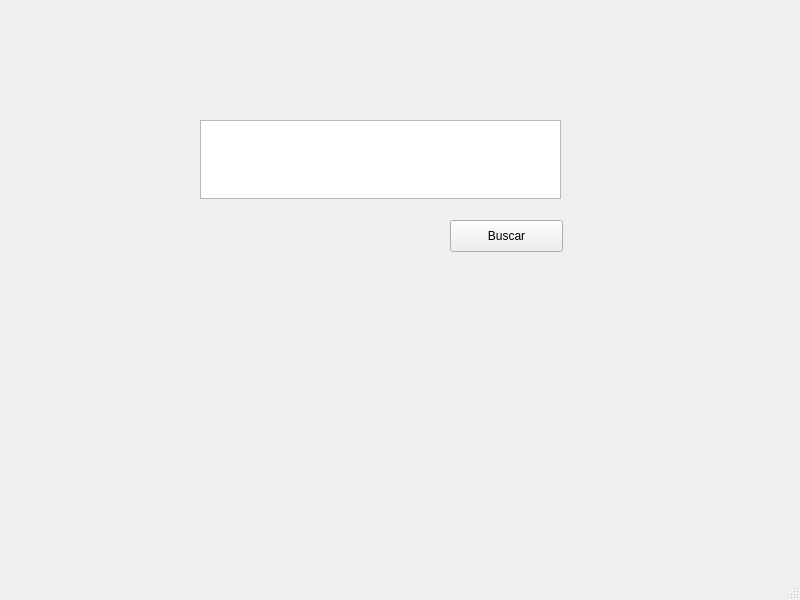
<?xml version="1.0" encoding="UTF-8"?>
<ui version="4.0">
 <class>MainWindow</class>
 <widget class="QMainWindow" name="MainWindow">
  <property name="geometry">
   <rect>
    <x>0</x>
    <y>0</y>
    <width>800</width>
    <height>600</height>
   </rect>
  </property>
  <property name="windowTitle">
   <string>MainWindow</string>
  </property>
  <property name="autoFillBackground">
   <bool>true</bool>
  </property>
  <widget class="QWidget" name="centralwidget">
   <widget class="QTextEdit" name="textEdit">
    <property name="geometry">
     <rect>
      <x>200</x>
      <y>120</y>
      <width>361</width>
      <height>79</height>
     </rect>
    </property>
   </widget>
   <widget class="QPushButton" name="pushButton">
    <property name="geometry">
     <rect>
      <x>450</x>
      <y>220</y>
      <width>113</width>
      <height>32</height>
     </rect>
    </property>
    <property name="text">
     <string>Buscar</string>
    </property>
   </widget>
  </widget>
  <widget class="QMenuBar" name="menubar">
   <property name="geometry">
    <rect>
     <x>0</x>
     <y>0</y>
     <width>800</width>
     <height>22</height>
    </rect>
   </property>
  </widget>
  <widget class="QStatusBar" name="statusbar"/>
 </widget>
 <resources/>
 <connections/>
</ui>
